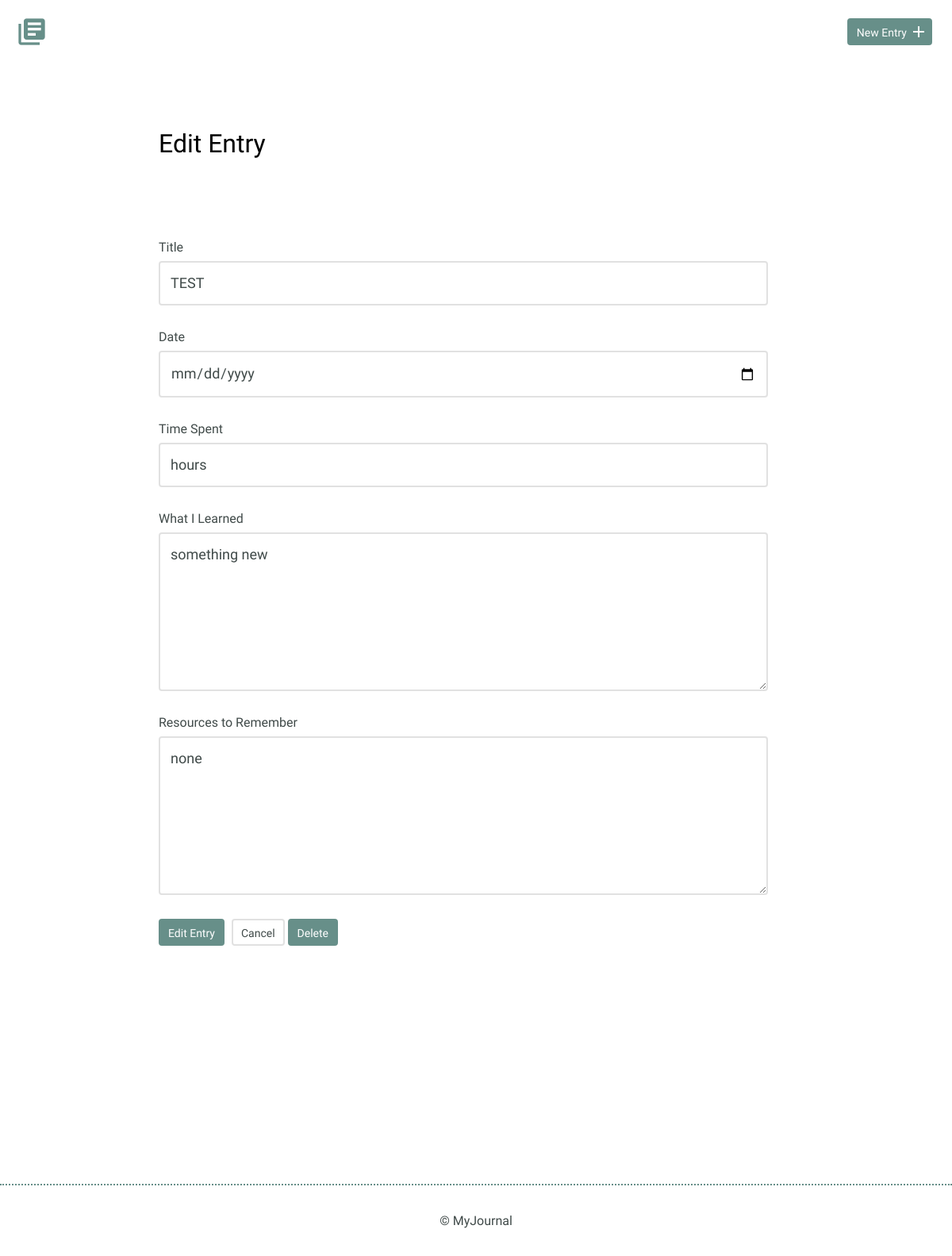
The page /edit.php?id=6 on the database as committed earlier.
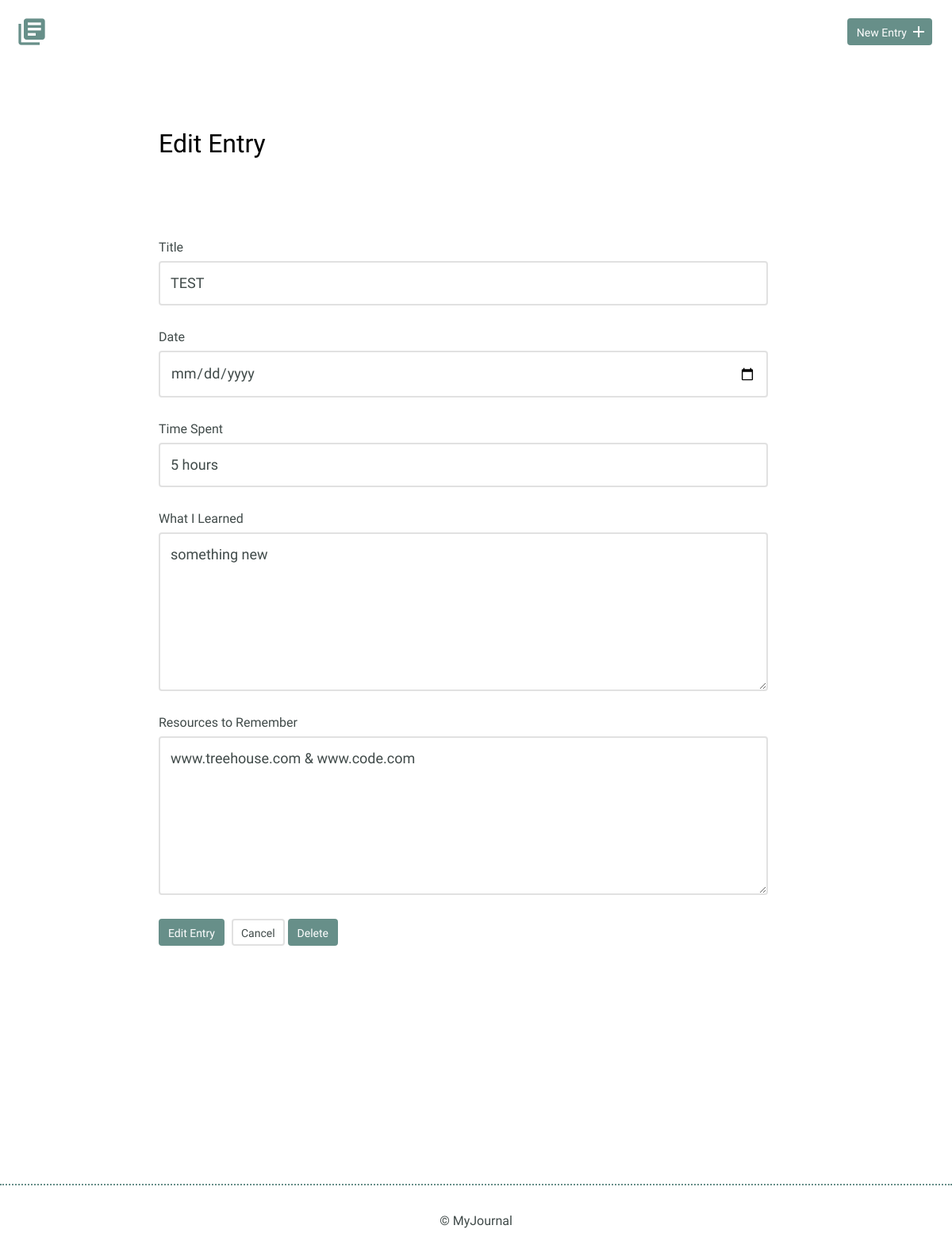
The same page on the database as committed later.
### tables this page shows
CREATE TABLE "entries" (
	`id`	INTEGER,
	`title`	TEXT,
	`date`	TEXT,
	`time_spent`	INTEGER,
	`learned`	BLOB,
	`resources`	BLOB,
	PRIMARY KEY(`id`)
);

### edit.php (the view, shortened to what this page needs)
<?php
if(isset($_GET['id'])) {
    $id = filter_input(INPUT_GET,'id',FILTER_SANITIZE_NUMBER_INT);
    $entry = get_entry($id);
}
function get_entry($id){
include("inc/connection.php");
$sql = 'SELECT * FROM entries WHERE id = ?';
    try {
        $results = $db->prepare($sql);
        $results->bindParam(1, $id, PDO::PARAM_INT);
        $results->execute();
    } catch (Exception $e) {
        echo "Error!: " . $e->getMessage() . "</br>";
        return false;
    }
    return $results->fetch();
  }
include("inc/header.php");
?>
<section>
    <div class="container">
        <div class="edit-entry">
            <h2>Edit Entry</h2>
            <form class="edit-entry" method="post" action="edit.php">
                <label for="title"> Title</label>
                <input id="title" type="text" name="title" value="<?php if(isset($entry['title'])) { echo $entry['title'];}?>"><br>
                <label for="date">Date</label>
                <input id="date" type="date" name="date" value="<?php if(isset($entry['date'])) { echo $entry['date'];}?>"><br>
                <label for="time-spent"> Time Spent</label>
                <input id="time-spent" type="text" name="timeSpent" value="<?php if(isset($entry['time_spent'])) { echo $entry['time_spent'];}?>"><br>
                <label for="what-i-learned">What I Learned</label>
                <textarea id="what-i-learned" rows="5" name="whatILearned"><?php if(isset($entry['learned'])) { echo $entry['learned'];}?></textarea>
                <label for="resources-to-remember">Resources to Remember</label>
                <textarea id="resources-to-remember" rows="5" name="ResourcesToRemember"><?php if(isset($entry['resources'])) { echo $entry['resources'];}?></textarea>
                <input type="submit" value="Edit Entry" class="button" name="edit">
                <a href="index.php" class="button button-secondary">Cancel</a>
                <input type="submit" class="button" value="Delete">
            </form>
        </div>
    </div>
</section>
<?php include("inc/footer.php"); ?>

Rows that differ between the two databases and show on the page:
changed entries "TEST": timeSpent "hours" → "5 hours"; ResourcesToRemember "none" → "www.treehouse.com & www.code.com"
